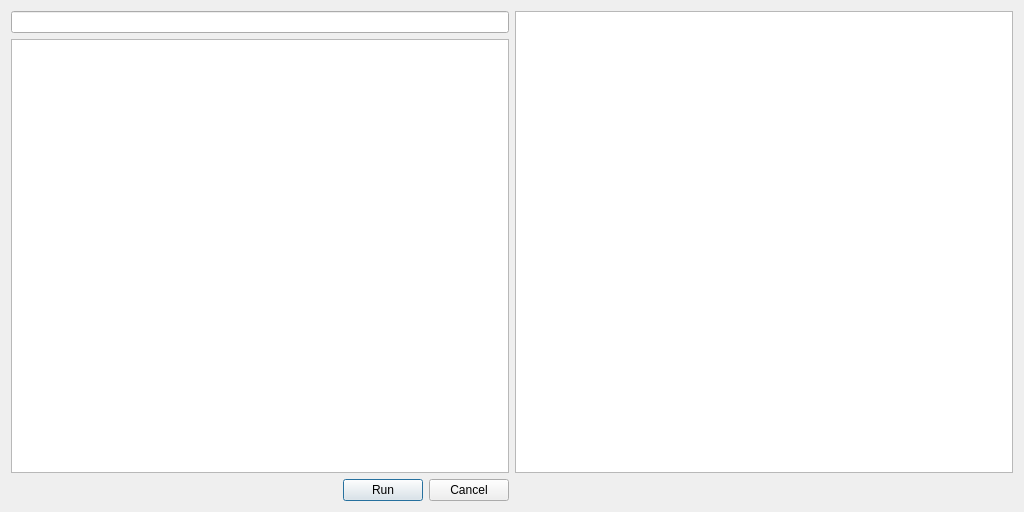
<?xml version="1.0" encoding="UTF-8"?>
<ui version="4.0">
 <class>QMLSearchDialog</class>
 <widget class="QDialog" name="QMLSearchDialog">
  <property name="geometry">
   <rect>
    <x>0</x>
    <y>0</y>
    <width>1024</width>
    <height>512</height>
   </rect>
  </property>
  <property name="windowTitle">
   <string>Search target string in QML files</string>
  </property>
  <property name="windowIcon">
   <iconset resource="resources.qrc">
    <normaloff>:/qml/icons/ico-application.ico</normaloff>:/qml/icons/ico-application.ico</iconset>
  </property>
  <layout class="QGridLayout" name="gridLayout">
   <item row="1" column="0">
    <layout class="QHBoxLayout" name="horizontalLayout">
     <item>
      <spacer name="horizontalSpacer">
       <property name="orientation">
        <enum>Qt::Horizontal</enum>
       </property>
       <property name="sizeHint" stdset="0">
        <size>
         <width>40</width>
         <height>20</height>
        </size>
       </property>
      </spacer>
     </item>
     <item>
      <widget class="QPushButton" name="runButton">
       <property name="text">
        <string>Run</string>
       </property>
      </widget>
     </item>
     <item>
      <widget class="QPushButton" name="cancelButton">
       <property name="text">
        <string>Cancel</string>
       </property>
      </widget>
     </item>
    </layout>
   </item>
   <item row="0" column="0">
    <layout class="QVBoxLayout" name="verticalLayout">
     <item>
      <widget class="QLineEdit" name="searchString"/>
     </item>
     <item>
      <widget class="QListView" name="listView"/>
     </item>
    </layout>
   </item>
   <item row="0" column="1">
    <widget class="QTextEdit" name="textBrowser"/>
   </item>
  </layout>
 </widget>
 <tabstops>
  <tabstop>runButton</tabstop>
  <tabstop>cancelButton</tabstop>
 </tabstops>
 <resources>
  <include location="resources.qrc"/>
 </resources>
 <connections/>
</ui>
